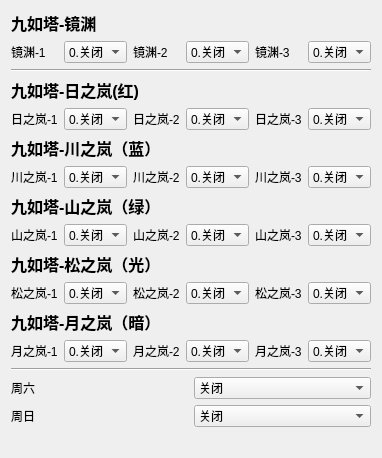
      <widget class="QWidget" name="tab_Setting_jiuruta">
       <attribute name="title">
        <string>九如塔设置</string>
       </attribute>
       <layout class="QVBoxLayout" name="verticalLayout">
        <item>
         <widget class="QLabel" name="label_6">
          <property name="sizePolicy">
           <sizepolicy hsizetype="Preferred" vsizetype="Fixed">
            <horstretch>0</horstretch>
            <verstretch>0</verstretch>
           </sizepolicy>
          </property>
          <property name="font">
           <font>
            <pointsize>12</pointsize>
            <weight>75</weight>
            <bold>true</bold>
           </font>
          </property>
          <property name="text">
           <string>九如塔-镜渊</string>
          </property>
         </widget>
        </item>
        <item>
         <layout class="QHBoxLayout" name="horizontalLayout_2">
          <item>
           <widget class="QLabel" name="label_23">
            <property name="text">
             <string>镜渊-1</string>
            </property>
           </widget>
          </item>
          <item>
           <widget class="QComboBox" name="comboBox_taskConfig_jiuruta_jinyuan1">
            <property name="statusTip">
             <string/>
            </property>
            <property name="whatsThis">
             <string>异闻-九如塔-镜渊1</string>
            </property>
            <item>
             <property name="text">
              <string>0.关闭</string>
             </property>
            </item>
            <item>
             <property name="text">
              <string>1.卓</string>
             </property>
            </item>
            <item>
             <property name="text">
              <string>2.极</string>
             </property>
            </item>
            <item>
             <property name="text">
              <string>3.绝</string>
             </property>
            </item>
           </widget>
          </item>
          <item>
           <widget class="QLabel" name="label_24">
            <property name="text">
             <string>镜渊-2</string>
            </property>
           </widget>
          </item>
          <item>
           <widget class="QComboBox" name="comboBox_taskConfig_jiuruta_jinyuan2">
            <property name="statusTip">
             <string/>
            </property>
            <property name="whatsThis">
             <string>异闻-九如塔-镜渊2</string>
            </property>
            <item>
             <property name="text">
              <string>0.关闭</string>
             </property>
            </item>
            <item>
             <property name="text">
              <string>1.卓</string>
             </property>
            </item>
            <item>
             <property name="text">
              <string>2.极</string>
             </property>
            </item>
            <item>
             <property name="text">
              <string>3.绝</string>
             </property>
            </item>
           </widget>
          </item>
          <item>
           <widget class="QLabel" name="label_25">
            <property name="text">
             <string>镜渊-3</string>
            </property>
           </widget>
          </item>
          <item>
           <widget class="QComboBox" name="comboBox_taskConfig_jiuruta_jinyuan3">
            <property name="statusTip">
             <string/>
            </property>
            <property name="whatsThis">
             <string>异闻-九如塔-镜渊3</string>
            </property>
            <item>
             <property name="text">
              <string>0.关闭</string>
             </property>
            </item>
            <item>
             <property name="text">
              <string>1.卓</string>
             </property>
            </item>
            <item>
             <property name="text">
              <string>2.极</string>
             </property>
            </item>
            <item>
             <property name="text">
              <string>3.绝</string>
             </property>
            </item>
           </widget>
          </item>
         </layout>
        </item>
        <item>
         <widget class="Line" name="line_7">
          <property name="orientation">
           <enum>Qt::Horizontal</enum>
          </property>
         </widget>
        </item>
        <item>
         <widget class="QLabel" name="label_8">
          <property name="sizePolicy">
           <sizepolicy hsizetype="Preferred" vsizetype="Fixed">
            <horstretch>0</horstretch>
            <verstretch>0</verstretch>
           </sizepolicy>
          </property>
          <property name="font">
           <font>
            <pointsize>12</pointsize>
            <weight>75</weight>
            <bold>true</bold>
           </font>
          </property>
          <property name="text">
           <string>九如塔-日之岚(红)</string>
          </property>
         </widget>
        </item>
        <item>
         <layout class="QHBoxLayout" name="horizontalLayout_3">
          <item>
           <widget class="QLabel" name="label_28">
            <property name="text">
             <string>日之岚-1</string>
            </property>
           </widget>
          </item>
          <item>
           <widget class="QComboBox" name="comboBox_taskConfig_jiuruta_rizhilan1">
            <property name="statusTip">
             <string/>
            </property>
            <property name="whatsThis">
             <string>日之岚-1</string>
            </property>
            <item>
             <property name="text">
              <string>0.关闭</string>
             </property>
            </item>
            <item>
             <property name="text">
              <string>1.卓</string>
             </property>
            </item>
            <item>
             <property name="text">
              <string>2.极</string>
             </property>
            </item>
            <item>
             <property name="text">
              <string>3.绝</string>
             </property>
            </item>
           </widget>
          </item>
          <item>
           <widget class="QLabel" name="label_26">
            <property name="text">
             <string>日之岚-2</string>
            </property>
           </widget>
          </item>
          <item>
           <widget class="QComboBox" name="comboBox_taskConfig_jiuruta_rizhilan2">
            <property name="whatsThis">
             <string>日之岚-2</string>
            </property>
            <item>
             <property name="text">
              <string>0.关闭</string>
             </property>
            </item>
            <item>
             <property name="text">
              <string>1.卓</string>
             </property>
            </item>
            <item>
             <property name="text">
              <string>2.极</string>
             </property>
            </item>
            <item>
             <property name="text">
              <string>3.绝</string>
             </property>
            </item>
           </widget>
          </item>
          <item>
           <widget class="QLabel" name="label_27">
            <property name="text">
             <string>日之岚-3</string>
            </property>
           </widget>
          </item>
          <item>
           <widget class="QComboBox" name="comboBox_taskConfig_jiuruta_rizhilan3">
            <property name="whatsThis">
             <string>日之岚-3</string>
            </property>
            <item>
             <property name="text">
              <string>0.关闭</string>
             </property>
            </item>
            <item>
             <property name="text">
              <string>1.卓</string>
             </property>
            </item>
            <item>
             <property name="text">
              <string>2.极</string>
             </property>
            </item>
            <item>
             <property name="text">
              <string>3.绝</string>
             </property>
            </item>
           </widget>
          </item>
         </layout>
        </item>
        <item>
         <widget class="QLabel" name="label_9">
          <property name="sizePolicy">
           <sizepolicy hsizetype="Preferred" vsizetype="Fixed">
            <horstretch>0</horstretch>
            <verstretch>0</verstretch>
           </sizepolicy>
          </property>
          <property name="font">
           <font>
            <pointsize>12</pointsize>
            <weight>75</weight>
            <bold>true</bold>
           </font>
          </property>
          <property name="text">
           <string>九如塔-川之岚（蓝）</string>
          </property>
         </widget>
        </item>
        <item>
         <layout class="QHBoxLayout" name="horizontalLayout_8">
          <item>
           <widget class="QLabel" name="label_29">
            <property name="text">
             <string>川之岚-1</string>
            </property>
           </widget>
          </item>
          <item>
           <widget class="QComboBox" name="comboBox_taskConfig_jiuruta_chuanzhilan1">
            <property name="whatsThis">
             <string>川之岚-1</string>
            </property>
            <item>
             <property name="text">
              <string>0.关闭</string>
             </property>
            </item>
            <item>
             <property name="text">
              <string>1.卓</string>
             </property>
            </item>
            <item>
             <property name="text">
              <string>2.极</string>
             </property>
            </item>
            <item>
             <property name="text">
              <string>3.绝</string>
             </property>
            </item>
           </widget>
          </item>
          <item>
           <widget class="QLabel" name="label_35">
            <property name="text">
             <string>川之岚-2</string>
            </property>
           </widget>
          </item>
          <item>
           <widget class="QComboBox" name="comboBox_taskConfig_jiuruta_chuanzhilan2">
            <property name="whatsThis">
             <string>川之岚-2</string>
            </property>
            <item>
             <property name="text">
              <string>0.关闭</string>
             </property>
            </item>
            <item>
             <property name="text">
              <string>1.卓</string>
             </property>
            </item>
            <item>
             <property name="text">
              <string>2.极</string>
             </property>
            </item>
            <item>
             <property name="text">
              <string>3.绝</string>
             </property>
            </item>
           </widget>
          </item>
          <item>
           <widget class="QLabel" name="label_36">
            <property name="text">
             <string>川之岚-3</string>
            </property>
           </widget>
          </item>
          <item>
           <widget class="QComboBox" name="comboBox_taskConfig_jiuruta_chuanzhilan3">
            <property name="whatsThis">
             <string>川之岚-3</string>
            </property>
            <item>
             <property name="text">
              <string>0.关闭</string>
             </property>
            </item>
            <item>
             <property name="text">
              <string>1.卓</string>
             </property>
            </item>
            <item>
             <property name="text">
              <string>2.极</string>
             </property>
            </item>
            <item>
             <property name="text">
              <string>3.绝</string>
             </property>
            </item>
           </widget>
          </item>
         </layout>
        </item>
        <item>
         <widget class="QLabel" name="label_12">
          <property name="sizePolicy">
           <sizepolicy hsizetype="Preferred" vsizetype="Fixed">
            <horstretch>0</horstretch>
            <verstretch>0</verstretch>
           </sizepolicy>
          </property>
          <property name="font">
           <font>
            <pointsize>12</pointsize>
            <weight>75</weight>
            <bold>true</bold>
           </font>
          </property>
          <property name="text">
           <string>九如塔-山之岚（绿）</string>
          </property>
         </widget>
        </item>
        <item>
         <layout class="QHBoxLayout" name="horizontalLayout_7">
          <item>
           <widget class="QLabel" name="label_30">
            <property name="text">
             <string>山之岚-1</string>
            </property>
           </widget>
          </item>
          <item>
           <widget class="QComboBox" name="comboBox_taskConfig_jiuruta_shanzhilan1">
            <property name="whatsThis">
             <string>山之岚-1</string>
            </property>
            <item>
             <property name="text">
              <string>0.关闭</string>
             </property>
            </item>
            <item>
             <property name="text">
              <string>1.卓</string>
             </property>
            </item>
            <item>
             <property name="text">
              <string>2.极</string>
             </property>
            </item>
            <item>
             <property name="text">
              <string>3.绝</string>
             </property>
            </item>
           </widget>
          </item>
          <item>
           <widget class="QLabel" name="label_43">
            <property name="text">
             <string>山之岚-2</string>
            </property>
           </widget>
          </item>
          <item>
           <widget class="QComboBox" name="comboBox_taskConfig_jiuruta_shanzhilan2">
            <property name="whatsThis">
             <string>山之岚-2</string>
            </property>
            <item>
             <property name="text">
              <string>0.关闭</string>
             </property>
            </item>
            <item>
             <property name="text">
              <string>1.卓</string>
             </property>
            </item>
            <item>
             <property name="text">
              <string>2.极</string>
             </property>
            </item>
            <item>
             <property name="text">
              <string>3.绝</string>
             </property>
            </item>
           </widget>
          </item>
          <item>
           <widget class="QLabel" name="label_37">
            <property name="text">
             <string>山之岚-3</string>
            </property>
           </widget>
          </item>
          <item>
           <widget class="QComboBox" name="comboBox_taskConfig_jiuruta_shanzhilan3">
            <property name="whatsThis">
             <string>山之岚-3</string>
            </property>
            <item>
             <property name="text">
              <string>0.关闭</string>
             </property>
            </item>
            <item>
             <property name="text">
              <string>1.卓</string>
             </property>
            </item>
            <item>
             <property name="text">
              <string>2.极</string>
             </property>
            </item>
            <item>
             <property name="text">
              <string>3.绝</string>
             </property>
            </item>
           </widget>
          </item>
         </layout>
        </item>
        <item>
         <widget class="QLabel" name="label_11">
          <property name="sizePolicy">
           <sizepolicy hsizetype="Preferred" vsizetype="Fixed">
            <horstretch>0</horstretch>
            <verstretch>0</verstretch>
           </sizepolicy>
          </property>
          <property name="font">
           <font>
            <pointsize>12</pointsize>
            <weight>75</weight>
            <bold>true</bold>
           </font>
          </property>
          <property name="text">
           <string>九如塔-松之岚（光）</string>
          </property>
         </widget>
        </item>
        <item>
         <layout class="QHBoxLayout" name="horizontalLayout_6">
          <item>
           <widget class="QLabel" name="label_31">
            <property name="text">
             <string>松之岚-1</string>
            </property>
           </widget>
          </item>
          <item>
           <widget class="QComboBox" name="comboBox_taskConfig_jiuruta_songzhilan1">
            <property name="whatsThis">
             <string>松之岚-1</string>
            </property>
            <item>
             <property name="text">
              <string>0.关闭</string>
             </property>
            </item>
            <item>
             <property name="text">
              <string>1.卓</string>
             </property>
            </item>
            <item>
             <property name="text">
              <string>2.极</string>
             </property>
            </item>
            <item>
             <property name="text">
              <string>3.绝</string>
             </property>
            </item>
           </widget>
          </item>
          <item>
           <widget class="QLabel" name="label_38">
            <property name="text">
             <string>松之岚-2</string>
            </property>
           </widget>
          </item>
          <item>
           <widget class="QComboBox" name="comboBox_taskConfig_jiuruta_songzhilan2">
            <property name="whatsThis">
             <string>松之岚-2</string>
            </property>
            <item>
             <property name="text">
              <string>0.关闭</string>
             </property>
            </item>
            <item>
             <property name="text">
              <string>1.卓</string>
             </property>
            </item>
            <item>
             <property name="text">
              <string>2.极</string>
             </property>
            </item>
            <item>
             <property name="text">
              <string>3.绝</string>
             </property>
            </item>
           </widget>
          </item>
          <item>
           <widget class="QLabel" name="label_41">
            <property name="text">
             <string>松之岚-3</string>
            </property>
           </widget>
          </item>
          <item>
           <widget class="QComboBox" name="comboBox_taskConfig_jiuruta_songzhilan3">
            <property name="whatsThis">
             <string>松之岚-3</string>
            </property>
            <item>
             <property name="text">
              <string>0.关闭</string>
             </property>
            </item>
            <item>
             <property name="text">
              <string>1.卓</string>
             </property>
            </item>
            <item>
             <property name="text">
              <string>2.极</string>
             </property>
            </item>
            <item>
             <property name="text">
              <string>3.绝</string>
             </property>
            </item>
           </widget>
          </item>
         </layout>
        </item>
        <item>
         <widget class="QLabel" name="label_10">
          <property name="sizePolicy">
           <sizepolicy hsizetype="Preferred" vsizetype="Fixed">
            <horstretch>0</horstretch>
            <verstretch>0</verstretch>
           </sizepolicy>
          </property>
          <property name="font">
           <font>
            <pointsize>12</pointsize>
            <weight>75</weight>
            <bold>true</bold>
           </font>
          </property>
          <property name="text">
           <string>九如塔-月之岚（暗）</string>
          </property>
         </widget>
        </item>
        <item>
         <layout class="QHBoxLayout" name="horizontalLayout_4">
          <item>
           <widget class="QLabel" name="label_32">
            <property name="text">
             <string>月之岚-1</string>
            </property>
           </widget>
          </item>
          <item>
           <widget class="QComboBox" name="comboBox_taskConfig_jiuruta_yuezhilan1">
            <property name="whatsThis">
             <string>月之岚-1</string>
            </property>
            <item>
             <property name="text">
              <string>0.关闭</string>
             </property>
            </item>
            <item>
             <property name="text">
              <string>1.卓</string>
             </property>
            </item>
            <item>
             <property name="text">
              <string>2.极</string>
             </property>
            </item>
            <item>
             <property name="text">
              <string>3.绝</string>
             </property>
            </item>
           </widget>
          </item>
          <item>
           <widget class="QLabel" name="label_40">
            <property name="text">
             <string>月之岚-2</string>
            </property>
           </widget>
          </item>
          <item>
           <widget class="QComboBox" name="comboBox_taskConfig_jiuruta_yuezhilan2">
            <property name="whatsThis">
             <string>月之岚-2</string>
            </property>
            <item>
             <property name="text">
              <string>0.关闭</string>
             </property>
            </item>
            <item>
             <property name="text">
              <string>1.卓</string>
             </property>
            </item>
            <item>
             <property name="text">
              <string>2.极</string>
             </property>
            </item>
            <item>
             <property name="text">
              <string>3.绝</string>
             </property>
            </item>
           </widget>
          </item>
          <item>
           <widget class="QLabel" name="label_39">
            <property name="text">
             <string>月之岚-3</string>
            </property>
           </widget>
          </item>
          <item>
           <widget class="QComboBox" name="comboBox_taskConfig_jiuruta_yuezhilan3">
            <property name="whatsThis">
             <string>月之岚-3</string>
            </property>
            <item>
             <property name="text">
              <string>0.关闭</string>
             </property>
            </item>
            <item>
             <property name="text">
              <string>1.卓</string>
             </property>
            </item>
            <item>
             <property name="text">
              <string>2.极</string>
             </property>
            </item>
            <item>
             <property name="text">
              <string>3.绝</string>
             </property>
            </item>
           </widget>
          </item>
         </layout>
        </item>
        <item>
         <widget class="Line" name="line_9">
          <property name="sizePolicy">
           <sizepolicy hsizetype="Minimum" vsizetype="Fixed">
            <horstretch>0</horstretch>
            <verstretch>0</verstretch>
           </sizepolicy>
          </property>
          <property name="orientation">
           <enum>Qt::Horizontal</enum>
          </property>
         </widget>
        </item>
        <item>
         <layout class="QHBoxLayout" name="horizontalLayout_16">
          <item>
           <widget class="QLabel" name="label_33">
            <property name="text">
             <string>周六</string>
            </property>
           </widget>
          </item>
          <item>
           <widget class="QComboBox" name="comboBox_taskConfig_jiuruta_saturaday">
            <property name="whatsThis">
             <string>周六</string>
            </property>
            <item>
             <property name="text">
              <string>关闭</string>
             </property>
            </item>
            <item>
             <property name="text">
              <string>日之岚</string>
             </property>
            </item>
            <item>
             <property name="text">
              <string>川之岚</string>
             </property>
            </item>
            <item>
             <property name="text">
              <string>山之岚</string>
             </property>
            </item>
            <item>
             <property name="text">
              <string>松之岚</string>
             </property>
            </item>
            <item>
             <property name="text">
              <string>月之岚</string>
             </property>
            </item>
           </widget>
          </item>
         </layout>
        </item>
        <item>
         <layout class="QHBoxLayout" name="horizontalLayout_9">
          <item>
           <widget class="QLabel" name="label_34">
            <property name="text">
             <string>周日</string>
            </property>
           </widget>
          </item>
          <item>
           <widget class="QComboBox" name="comboBox_taskConfig_jiuruta_sunday">
            <property name="sizePolicy">
             <sizepolicy hsizetype="Preferred" vsizetype="Fixed">
              <horstretch>0</horstretch>
              <verstretch>0</verstretch>
             </sizepolicy>
            </property>
            <property name="whatsThis">
             <string>周日</string>
            </property>
            <item>
             <property name="text">
              <string>关闭</string>
             </property>
            </item>
            <item>
             <property name="text">
              <string>日之岚</string>
             </property>
            </item>
            <item>
             <property name="text">
              <string>川之岚</string>
             </property>
            </item>
            <item>
             <property name="text">
              <string>山之岚</string>
             </property>
            </item>
            <item>
             <property name="text">
              <string>松之岚</string>
             </property>
            </item>
            <item>
             <property name="text">
              <string>月之岚</string>
             </property>
            </item>
           </widget>
          </item>
         </layout>
        </item>
        <item>
         <widget class="QLabel" name="label_5">
          <property name="sizePolicy">
           <sizepolicy hsizetype="Preferred" vsizetype="Expanding">
            <horstretch>0</horstretch>
            <verstretch>0</verstretch>
           </sizepolicy>
          </property>
          <property name="text">
           <string/>
          </property>
         </widget>
        </item>
       </layout>
      </widget>
